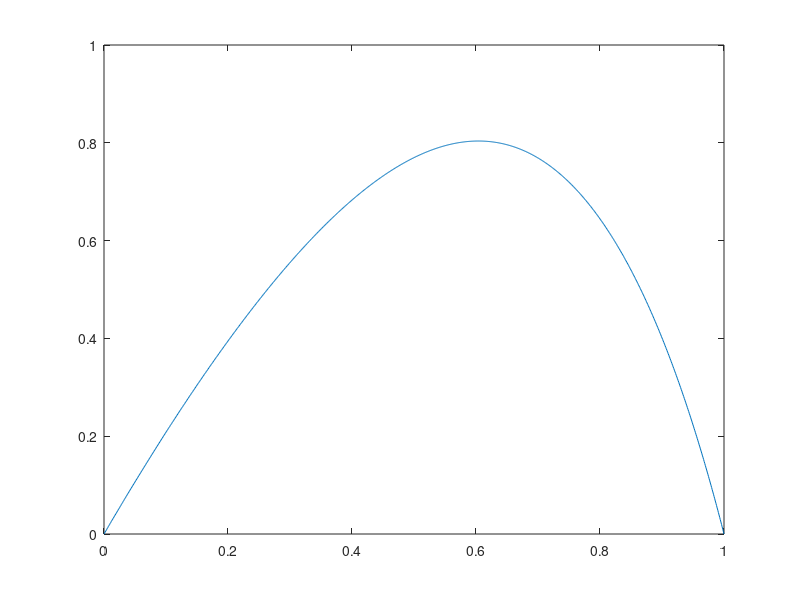

The MATLAB source for this figure:
%To Solve the differential equation -u'' + f(x,u) = 0

%Assigning maximun number of iterations
k_MAX=100;
%Assigning Tolerance Limit
TOL=10^-6;
%Taking arbitrary number of intervals N=6
N=1000;
% Let the length of one division be h
h=1/N;
% x is a vector with N+1 number of equidistant points from 0 to 1
x=linspace(0,1,N+1)';
x=x(2:N);
%Taking initial guess U0
U0=zeros(N-1,1);

%Method 1 - Fixed Point Iteration
f=@(x,U0)((U0-4)./(5-U0)-exp(3.*x));

%Computed Solution(U) is in the form AU=F
%Creating A matrix
principalDiag=[(2/(h^2))*(ones(N-1,1))];
lowerDiag=[(-1/(h^2))*(ones(N-1,1))];
upperDiag=[(-1/(h^2))*(ones(N-1,1))];
A=spdiags([lowerDiag principalDiag upperDiag],-1:1,N-1,N-1);

for iterations_performed = 1:k_MAX
     F=-f(x,U0);
     U1=A\F;
     if(max(abs(U1-U0))>TOL)
         U0=U1;
         flag_Method1=0;
     else
         flag_Method1=1;
         break;
     end
end
U1=[0; U1; 0];
x=linspace(0,1,N+1);
figure(10);
plot(x,U1);